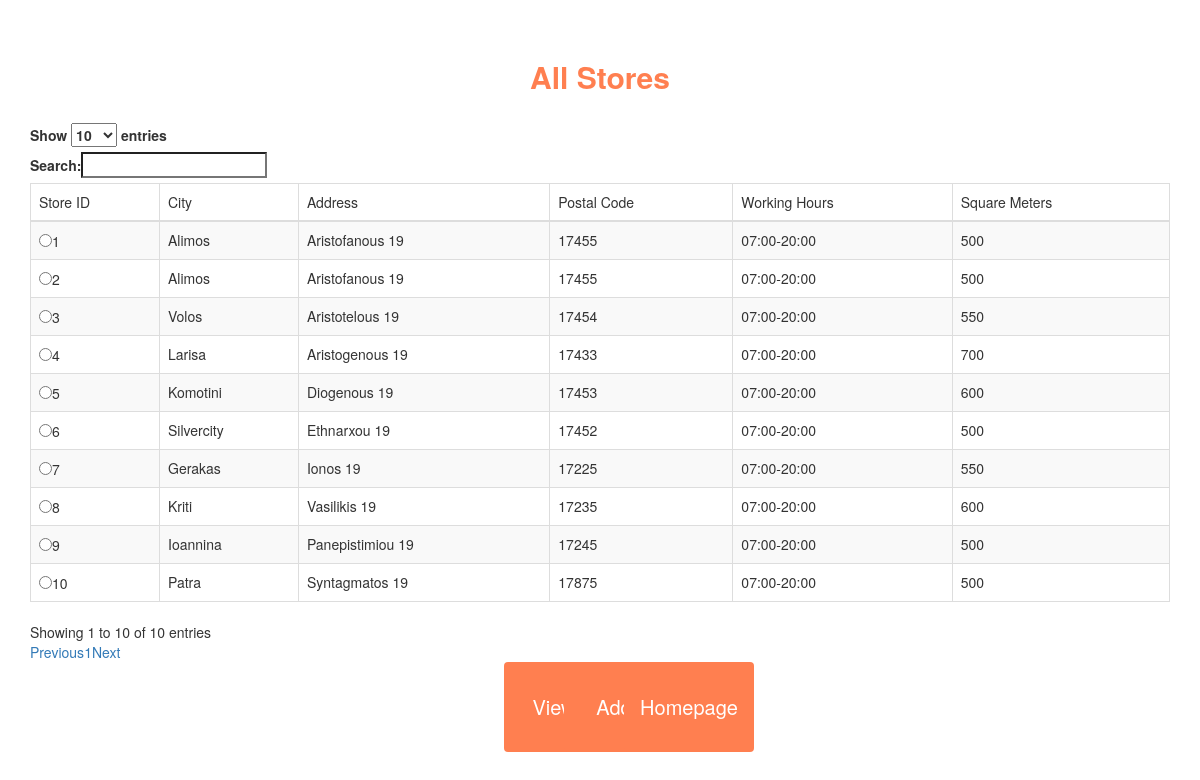
The page /code/viewstore.php on the database its author committed.
### tables this page shows
CREATE TABLE `store` (
  `store_id` int(11) NOT NULL,
  `working_hours` varchar(12) NOT NULL,
  `square_meters` int(10) NOT NULL,
  `city` varchar(50) NOT NULL,
  `address` varchar(55) NOT NULL,
  `postal_code` int(20) NOT NULL
);

### code/viewstore.php (the view, shortened to what this page needs)
<?php
$connect = mysqli_connect('localhost', 'costo', '68709900dKnSkKeK', 'project');
$query ="SELECT * FROM store ORDER BY store_id DESC";
$result = mysqli_query($connect, $query);
?>
<!DOCTYPE html>
<html>
     <head>
          <link rel="stylesheet" href="https://maxcdn.bootstrapcdn.com/bootstrap/3.3.6/css/bootstrap.min.css" />
          <link rel="stylesheet" href="https://cdn.datatables.net/1.10.12/css/dataTables.bootstrap.min.css" />
     </head>
     <body>
       <form action="storedetails.php" method="POST">
          <br /><br />
          <div class="container">
               <h2 align="center" class="brand-text"><b>All Stores</b></h2>
               <br />
               <div class="table-responsive">
                    <table id="store_data" class="table table-striped table-bordered">
                         <thead>
                              <tr>
                                   <td>Store ID</td>
                                   <td>City</td>
                                   <td>Address</td>
                                   <td>Postal Code</td>
                                   <td>Working Hours</td>
                                   <td>Square Meters</td>
                              </tr>
                         </thead>
                         <?php
                         while($row = mysqli_fetch_assoc($result))
                         {
                              echo '
                              <tr>
                                   <td>
                                     <input type="radio" name="read_id" value='.$row["store_id"].' required>'.$row["store_id"].'</td>
                                   <td>'.$row["city"].'</td>
                                   <td>'.$row["address"].'</td>
                                   <td>'.$row["postal_code"].'</td>
                                   <td>'.$row["working_hours"].'</td>
                                   <td>'.$row["square_meters"].'</td>
                              </tr>
                              ';
                         }
                         ?>
                    </table>
               </div>
          </div>
         <input type="submit" value="View" class="btn button1 align=center">
     </form>
     <form action="addstore.php" method="POST">
       <input type="submit" value="Add" class="btn button2">
     </form>
      <form action="index.php" method="POST">
       <input type="submit" value="Homepage" class="btn button3">
     </form>
     </body>
</html>

### code/viewstore.php (style rules this page uses)
.button1 { background-color: #FF7F50; position: absolute; left: 42%; height: 90px; width: 100px; font-size: 20px; color: white; }
.button2 { background-color: #FF7F50; position: absolute; left: 47%; height: 90px; width: 100px; font-size: 20px; color: white; }
.button3 { background-color: #FF7F50; position: absolute; left: 52%; height: 90px; width: 130px; font-size: 20px; color: white; }
.brand-text { color: #FF7F50 !important; }

### rows shown on the page
store: store_id "10", city "Patra", address "Syntagmatos 19", postal_code "17875", working_hours "07:00-20:00", square_meters "500"
store: store_id "9", city "Ioannina", address "Panepistimiou 19", postal_code "17245", working_hours "07:00-20:00", square_meters "500"
store: store_id "8", city "Kriti", address "Vasilikis 19", postal_code "17235", working_hours "07:00-20:00", square_meters "600"
store: store_id "7", city "Gerakas", address "Ionos 19", postal_code "17225", working_hours "07:00-20:00", square_meters "550"
store: store_id "6", city "Silvercity", address "Ethnarxou 19", postal_code "17452", working_hours "07:00-20:00", square_meters "500"
store: store_id "5", city "Komotini", address "Diogenous 19", postal_code "17453", working_hours "07:00-20:00", square_meters "600"
store: store_id "4", city "Larisa", address "Aristogenous 19", postal_code "17433", working_hours "07:00-20:00", square_meters "700"
store: store_id "3", city "Volos", address "Aristotelous 19", postal_code "17454", working_hours "07:00-20:00", square_meters "550"
store: store_id "2", city "Alimos", address "Aristofanous 19", postal_code "17455", working_hours "07:00-20:00", square_meters "500"
store: store_id "1", city "Alimos", address "Aristofanous 19", postal_code "17455", working_hours "07:00-20:00", square_meters "500"
